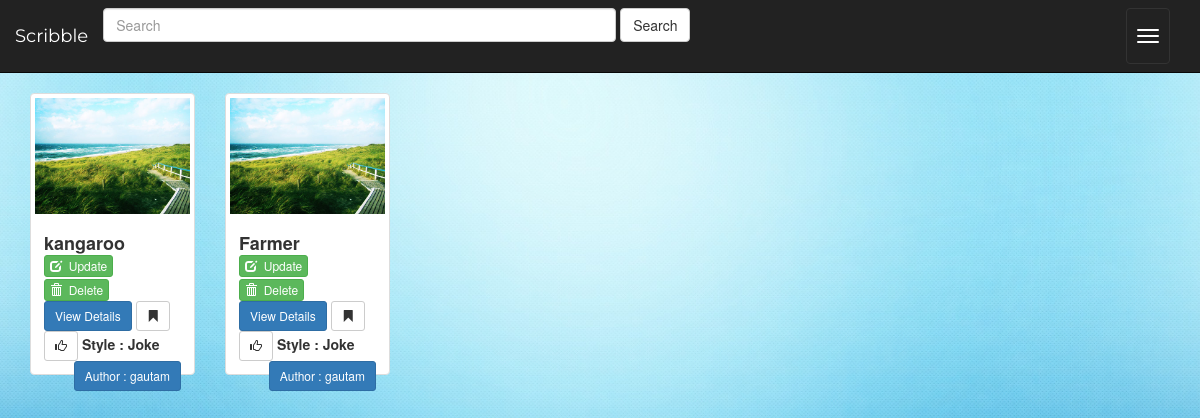
The page /entry/entry/myworks/ (signed in) on the database its author committed.
### Entry/models.py (models this page shows, shortened)
class Entry(models.Model):
	entry_name=models.CharField(max_length=40)
	entry_description=models.CharField(max_length=5000,default='Empty')
	entry_style=models.ForeignKey(Writing_Style,on_delete=models.CASCADE)
	entry_genres=models.ManyToManyField(Genre)
	entry_writer_id=models.ForeignKey(User,on_delete=models.CASCADE)
	entry_release_date=models.DateTimeField(default=timezone.now,blank=True)

class Writing_Style(models.Model):
	writing_style=models.CharField(max_length=20)
	def __str__(self):
		return self.writing_style

### Entry/views.py (the view)
class MyWorks(LoginRequiredMixin,generic.ListView):
	template_name='Entry/myworks.html'
	context_object_name='entry_list'
	login_url = "/entry/login/"
	redirect_field_name = "rollback"
	redirect_unauthenticated_users =True
	def get_queryset(self):
		return Entry.objects.all()

### Entry/models.py (called while the page is built)
	def __str__(self):
		return self.genre_name

### Entry/templatetags/login_extras.py (called while the page is built)
@register.filter(name='does_exist')
def does_exist(user, user2):
    profile = None
    if Profile.objects.filter(user=user).exists():
        profile = Profile.objects.get(user=user)
    return True if profile is not None else False

### Entry/templates/Entry/myworks.html (shortened to what this page needs)
{% extends 'Entry/base.html' %}
{% block body %}
{% load staticfiles %}
      <div class="col-sm-12">
                                {% for entry in entry_list %}
                                    {% if entry.entry_writer_id.username == request.user.username %}
                                    <div class="col-sm-4 col-lg-2">
                                            <div class="thumbnail">
                                                <a href="{% url 'Entry:detail' entry.id %}">
                                                    <img src="{% static 'Entry/images/default.jpg' %}" class="img-responsive" alt="Test">
                                                </a>
                                                <div class="caption">
                                                    <h4><b>{{ entry.entry_name }}</b>
                                                        <span style="float:right;">
                                                            <a  href="{% url 'Entry:entry-update' entry.id %}">
                                                                <button type="button" class="btn btn-success btn-xs">
                                                                    <span class="glyphicon glyphicon-edit"></span>&nbsp; Update
                                                                </button>
                                                            </a>
                                                            <a  href="{% url 'Entry:entry-delete' entry.id %}">
                                                                <button type="button" class="btn btn-success btn-xs">
                                                                    <span class="glyphicon glyphicon-trash"></span>&nbsp; Delete
                                                                </button>
                                                            </a>
                                                         </span>
                                                    </h4>
                                                    <a href="{% url 'Entry:detail' entry.id %}" class="btn btn-primary btn-sm" role="button">View Details</a>
                                                    <form action="{% url 'Entry:bookmark' entry.id %}" method="post" style="display: inline;">
                                                        <button type="submit" class="btn btn-default btn-sm">
                                                            <span class="glyphicon glyphicon-bookmark"></span>
                                                        </button>
                                                    </form>
                                                    <a href="{% url 'Entry:like' entry.id %}" class="btn btn-default btn-sm btn-favorite" role="button">
                                                        <span class="glyphicon glyphicon-thumbs-up "></span>
                                                    </a>
                                                    <b> Style : {{entry.entry_style}}</b>
                                                    <span style="float:right;"><a href="{% url 'Entry:userdetail' entry.entry_writer_id.id %}" class="btn btn-primary btn-sm" role="button">Author : {{ entry.entry_writer_id.username }}</a> </span>
                                                </div>
                                            </div>
                                        </div>
                                    {% endif %}
                                {% endfor %}
       </div>
{% endblock %}

### Entry/static/Entry/style.css (style rules this page uses)
body { background: url('images/oldtexture.jpg') no-repeat center fixed; -webkit-background-size: cover; -moz-background-size: cover; -o-background-size: cover; background-size: cover; }

### rows shown on the page
Entry: entry_name "kangaroo", entry_style "Joke", entry_writer_id.username "gautam"
Entry: entry_name "Farmer", entry_style "Joke", entry_writer_id.username "gautam"
